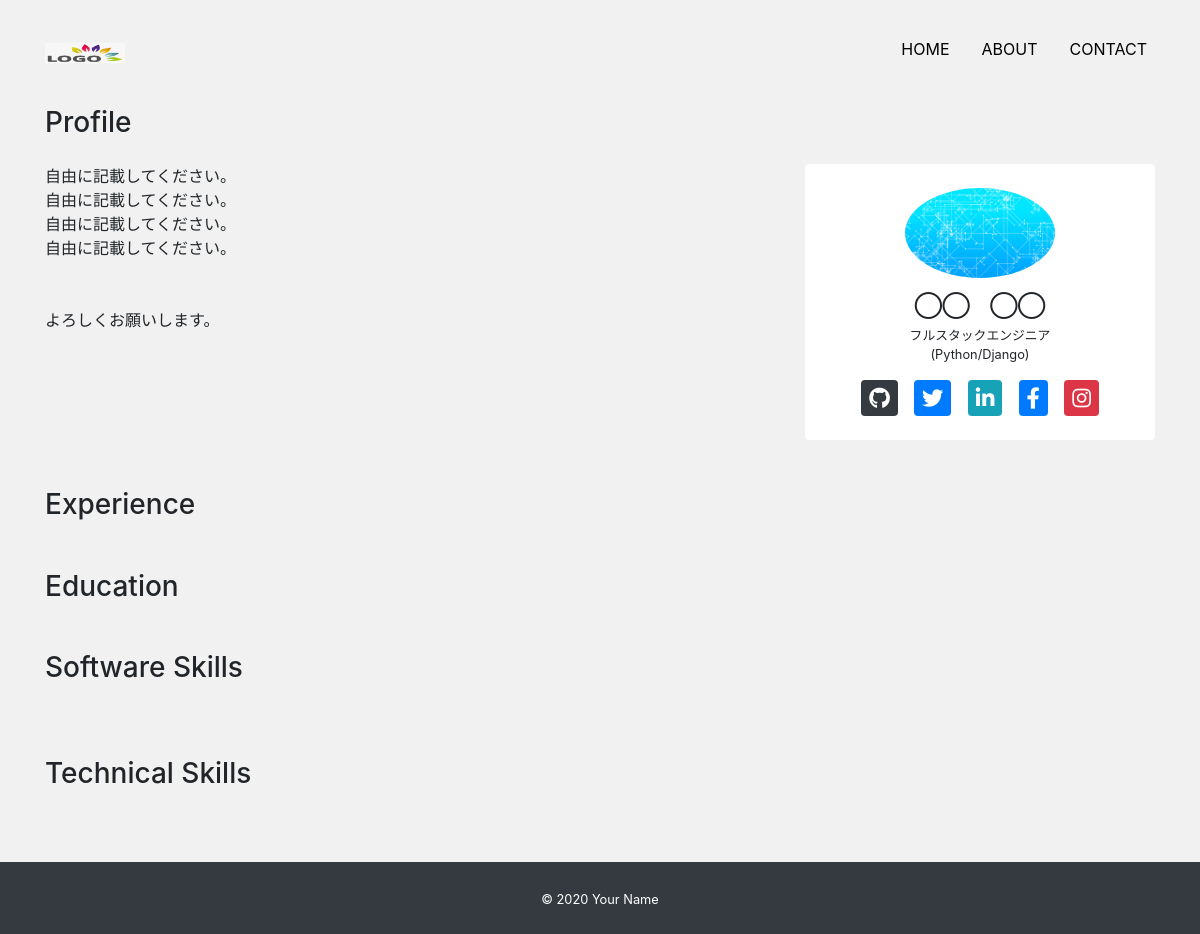
Page /about/ on the earlier database version.
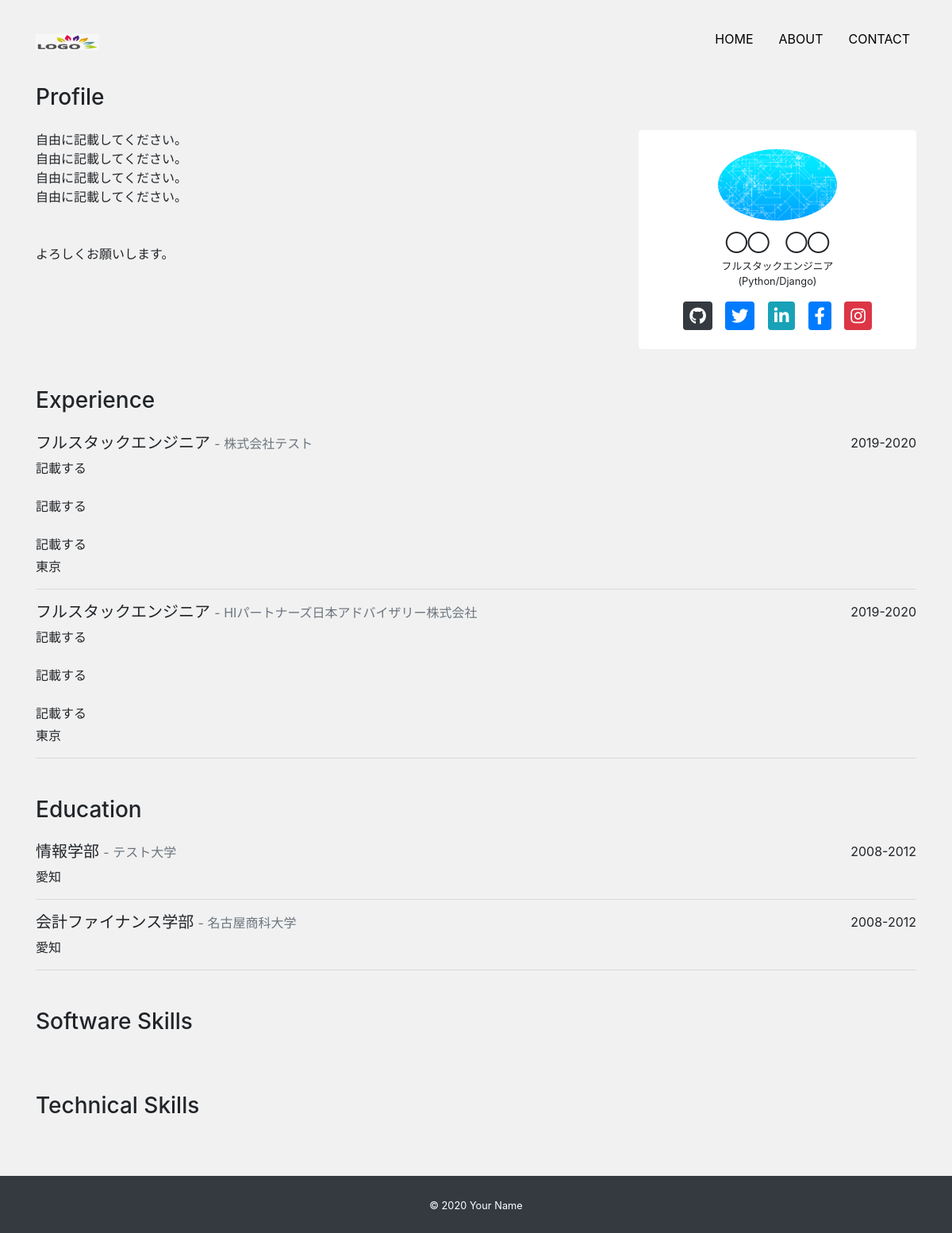
Same page on the later database version.
### app/models.py (models this page shows, shortened)
class Experience(models.Model):
    occupation = models.CharField('職種', max_length=100)
    company = models.CharField('会社', max_length=100)
    description = models.TextField('説明')
    place = models.CharField('場所', max_length=100)
    period = models.CharField('期間', max_length=100)

class Education(models.Model):
    course = models.CharField('コース', max_length=100)
    school = models.CharField('学校', max_length=100)
    place = models.CharField('場所', max_length=100)
    period = models.CharField('期間', max_length=100)

### app/views.py (the view)
# urls.py: path('about/', views.AboutView.as_view(), name='about'),
class AboutView(View):
    def get(self, request, *args, **kwargs):
        profile_data = Profile.objects.all()
        if profile_data.exists():
            profile_data = profile_data.order_by('-id')[0]
        experience_data = Experience.objects.order_by('-id')
        education_data = Education.objects.order_by('-id')
        software_data = Software.objects.order_by('-id')
        technical_data = Technical.objects.order_by('-id')
        return render(request, 'app/about.html', {
            'profile_data': profile_data,
            'experience_data': experience_data,
            'education_data': education_data,
            'software_data': software_data,
            'technical_data': technical_data,
        })

### app/templates/app/about.html (shortened to what this page needs)
{% extends 'app/base.html' %}
{% block content %}
  <h3 class="mb-4">Profile</h3>
  <div class="mb-5">
    <div class="row">
      <div class="col-md-8">
        <p>{{ profile_data.introduction|linebreaksbr }}</p>
      </div>
      <div class="col-md-4">
        <div class="card text-center px-5 py-4">
          <div class="avatar mb-3">
            <img src="{{ profile_data.subimage.url }}" alt="" class="card-img-top rounded-circle">
          </div>
          <h5 class="font-weight-bolder">{{ profile_data.name }}</h5>
          <p class="mb-3 small text-center">{{ profile_data.job|linebreaksbr }}</p>
          <div class="d-flex justify-content-around">
            {% if profile_data.github %}
              <a href="{{ profile_data.github }}" target="_blank">
                <i class="fab fa-github fa-lg rounded btn-dark icon"></i>
              </a>
            {% endif %}
            {% if profile_data.twitter %}
              <a href="{{ profile_data.twitter }}" target="_blank">
                <i class="fab fa-twitter fa-lg rounded btn-primary icon"></i>
              </a>
            {% endif %}
            {% if profile_data.linkedin %}
              <a href="{{ profile_data.linkedin }}" target="_blank">
                <i class="fab fa-linkedin-in fa-lg rounded btn-info icon"></i>
              </a>
            {% endif %}
            {% if profile_data.facebook %}
              <a href="{{ profile_data.facebook }}" target="_blank">
                <i class="fab fa-facebook-f fa-lg rounded btn-primary icon"></i>
              </a>
            {% endif %}
            {% if profile_data.instagram %}
              <a href="{{ profile_data.instagram }}" target="_blank">
                <i class="fab fa-instagram fa-lg rounded btn-danger icon"></i>
              </a>
            {% endif %}
          </div>
        </div>
      </div>
    </div>
  </div>
  <h3 class="mb-4">Experience</h3>
  <div class="mb-5">
    {% for experience in experience_data %}
      <div class="d-flex justify-content-between">
        <h5>{{ experience.occupation }}
          <span class="small text-secondary">
            -
            {{ experience.company }}</span></h5>
        <p class="mb-1">{{ experience.period }}</p>
      </div>
      <p class="mb-1">{{ experience.description|linebreaksbr }}</p>
      <p>{{ experience.place }}</p>
      <hr>
    {% endfor %}
  </div>
  <h3 class="mb-4">Education</h3>
  <div class="mb-5">
    {% for education in education_data %}
      <div class="d-flex justify-content-between">
        <h5>{{ education.course }}
          <span class="small text-secondary">
            -
            {{ education.school }}</span></h5>
        <p class="mb-1">{{ education.period }}</p>
      </div>
      <p>{{ education.place }}</p>
      <hr>
    {% endfor %}
  </div>
  <h3 class="mb-4">Software Skills</h3>
  <h3 class="mb-4">Technical Skills</h3>
{% endblock content %}

Differences in the rows shown:
added Experience: occupation "フルスタックエンジニア", company "株式会社テスト", period "2019-2020", description "記載する 記載する 記載する", place "東京"
added Experience: occupation "フルスタックエンジニア", company "HIパートナーズ日本アドバイザリー株式会社", period "2019-2020", description "記載する 記載する 記載する", place "東京"
added Education: course "情報学部", school "テスト大学", period "2008-2012", place "愛知"
added Education: course "会計ファイナンス学部", school "名古屋商科大学", period "2008-2012", place "愛知"
